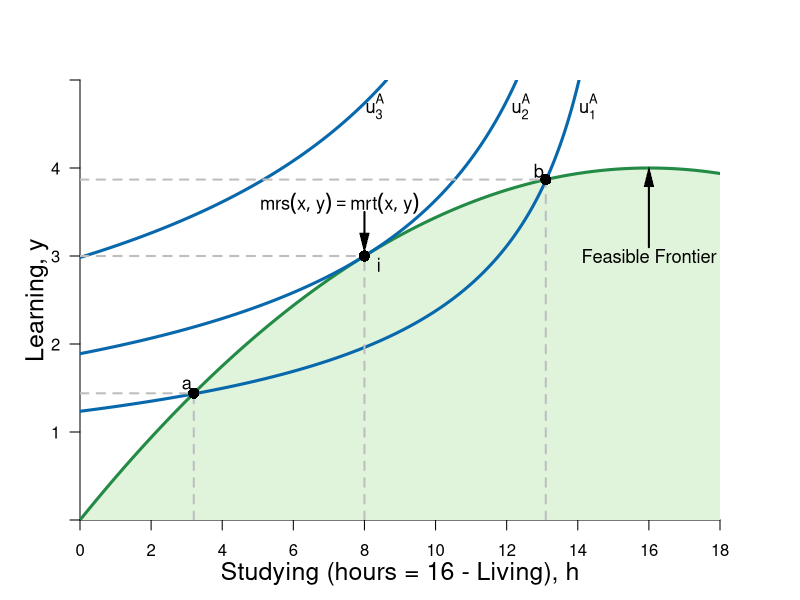

Recreate this plot in R.
#Graph Designer: Simon Halliday
#Authors: Bowles, Foley and Halliday
#Title: Microeconomics: Competition, Conflict and Coordination

library(shape)
#pdf(file = "feasible_frontier_indifference_badsSTEP1.pdf", width = 8, height = 8)
#pdf(file = "feasible_frontier_indifference_badsSTEP2.pdf", width = 8, height = 8)
#pdf(file = "feasible_frontier_indifference_badsSTEP3.pdf", width = 8, height = 8)
#pdf(file = "feasible_frontier_indifference_badsSTEP4.pdf", width = 8, height = 8)
pdf(file = "constrained_optimization/feasible_frontier_indifference_bads.pdf", width = 8, height = 8)

#Set parameters for graphics
axislabelsize <- 1.5
labelsize <- 1.1
graphlinewidth <- 3
segmentlinewidth <- 2

COL <- c("#7fc97f", "#beaed4", "#fdc086", "#ffff99", "#386cb0", "#f0027f", "#bf5b17", "#666666")
COLA <- c("#e0f3db", "#99d8c9","#66c2a4","#41ae76", "#238b45", "#005824")
COLB <- c("#4eb3d3", "#2b8cbe", "#0868ac","#084081")

#Edited the margins to cater for the larger LHS labels
par(mar =  c(4, 4, 4, 4))

ppf <- function(x, slope = 1/64, bary = 4) {
  bary - slope *(16-x)^2
}

uFn <- function(x, y, alpha = 0.4){
  ((16-x)^alpha)*(y^(1-alpha))
}

indiffA <- function(x, ubar = uFn(8,3) - 1, alpha = 0.4) {
  (ubar/ ((16-x)^alpha))^(1/ (1 - alpha))
}

ylims <- c(0, 5)
xlims <- c(0, 18)

npts <- 501 
x <- seq(xlims[1], xlims[2], length.out = npts)
y <- seq(ylims[1], ylims[2], length.out = npts) 
#step by step graphs:
#step 2:
#a <- uFn(8, 3) - 1
#step 3:
#a <- c(uFn(8, 3) - 1, uFn(8, 3) + 1.4) 
#final:
a <- c(uFn(8, 3) - 1, uFn(8, 3), uFn(8, 3) + 1.4) #alpha = 0.4

plot(0, 0, xlim = xlims, ylim = ylims, type = "n",
     xlab = expression(paste("")),
     ylab = expression(paste("")), 
     xaxt = "n", 
     yaxt = "n", 
     cex.lab = axislabelsize, 
     bty = "n", 
     xaxs="i", 
     yaxs="i"
)


# ticksy <- seq(from = 0, to = ylims[2], by = 1)
# ylabels <- seq(from = 0, to = ylims[2], by = 1)
ticksx <- seq(from = 0, to = xlims[2], by = 2)
xlabels <- seq(from = 0, to = xlims[2], by = 2)
ticksy <- c(ylims[1], 1, 2, 3, 4, ylims[2])
ylabels <- c(NA, 1, 2, 3, 4, NA)
# ticksx <- c(xlims[1], 5.25, 8.944272, xlims[2])
# xlabels <- c(NA, expression(paste(x,"*")), expression(paste(bar(x))), NA)

axis(1, at = ticksx, pos = 0, labels = xlabels)
axis(2, at = ticksy, pos = 0, labels = ylabels, las = 1)

npts <- 500 
xx1 <- seq(xlims[1], xlims[2], length.out = npts)
xx2 <- seq(0, xlims[2], length.out = npts)
xx3 <- seq(xlims[1], 0, length.out = npts)
xx4 <- seq(-11, 0, length.out = npts)

#Draw the polygon for shading the feasible set
xpoly1 <- seq(from = xlims[1], to = xlims[2], length.out = 500)
ypoly1 <- ppf(xpoly1)
polygon(x = c(xlims[2], xlims[2], xpoly1, 0),
        y = c(ppf(xlims[2]), 0, ypoly1, ylims[2]),
        col=COLA[1], density=NULL, border = NA)

#Draw the graphs
lines(xx1, ppf(xx1), col = COLA[5], lwd = graphlinewidth)

#Label the feasible frontier
text(16, 3, expression("Feasible Frontier"), cex = labelsize)
Arrows(16, 3.1, 16, 3.9, col = "black", lty = 1, lwd = 2, arr.type = "triangle", arr.lwd = 0.5)

contour(x, y, 
        outer(x, y, uFn),
        drawlabels = FALSE,
        col = COLB[3],
        lwd = graphlinewidth,
        levels = a, 
        xaxs="i", 
        yaxs="i", 
        add = TRUE)

#Axis labels
mtext(expression(paste("Studying (hours = 16 - Living), ", h)), side = 1, line = 2.5, cex = axislabelsize)
text(-1.2, 0.5*ylims[2], expression(paste("Learning, ", y)), xpd = TRUE, cex = axislabelsize, srt = 90) 

#Add mrs = mrt at i
text(7.3, 3.6, expression(paste(mrs(x,y) == mrt(x,y))), cex = labelsize)
Arrows(8, 3.5, 8, 3.15, col = "black", lty = 1, lwd = 2, arr.type = "triangle", arr.lwd = 0.5)

#Label the indifference curves
text(14.3, 4.7, expression(u[1]^A), cex = labelsize)
text(12.4, 4.7, expression(u[2]^A), cex = labelsize)
text(8.3, 4.7, expression(u[3]^A), cex = labelsize)

#Annotate max u point on feasible frontier
text(8.4, ppf(8) - 0.1, expression(paste(i)), cex = labelsize)
segments(8, 0, 8, ppf(x = 8), lty = 2, col = "gray", lwd = segmentlinewidth)
segments(0, ppf(x = 8), 8, ppf(x = 8), lty = 2, col = "gray", lwd = segmentlinewidth)
points(8, ppf(x = 8), pch = 16, col = "black", cex = 1.5)

text(3.2-0.2, ppf(3.2) + 0.1, expression(paste(a)), cex = labelsize)
segments(3.2, 0, 3.2, ppf(x = 3.2), lty = 2, col = "gray", lwd = segmentlinewidth)
segments(0, ppf(x = 3.2), 3.2, ppf(x = 3.2), lty = 2, col = "gray", lwd = segmentlinewidth)
points(3.2, ppf(x = 3.2), pch = 16, col = "black", cex = 1.5)


text(13.1-0.2, ppf(13.1) + 0.1, expression(paste(b)), cex = labelsize)
segments(13.1, 0, 13.1, ppf(x = 13.1), lty = 2, col = "gray", lwd = segmentlinewidth)
segments(0, ppf(x = 13.1), 13.1, ppf(x = 13.1), lty = 2, col = "gray", lwd = segmentlinewidth)
points(13.1, ppf(x = 13.1), pch = 16, col = "black", cex = 1.5)



dev.off()
